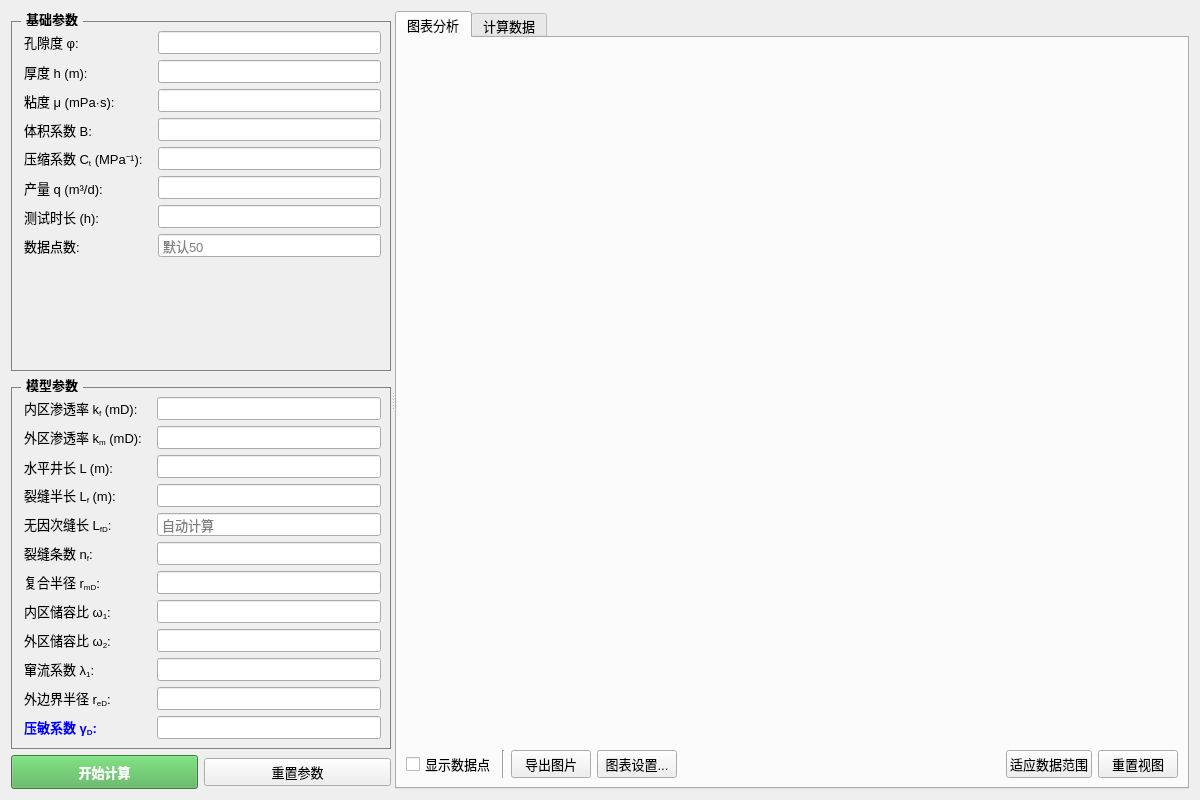
<?xml version="1.0" encoding="UTF-8"?>
<ui version="4.0">
 <class>ModelWidget4</class>
 <widget class="QWidget" name="ModelWidget4">
  <property name="geometry">
   <rect>
    <x>0</x>
    <y>0</y>
    <width>1200</width>
    <height>800</height>
   </rect>
  </property>
  <property name="windowTitle">
   <string>ModelWidget4 - 恒定井储封闭边界</string>
  </property>
  <property name="styleSheet">
   <string notr="true">QWidget { color: black; font-family: &quot;Microsoft YaHei&quot;; font-size: 10pt; } QGroupBox { font-weight: bold; border: 1px solid gray; margin-top: 10px; } QGroupBox::title { subcontrol-origin: margin; left: 10px; padding: 0 3px; } QLineEdit { padding: 2px; } QLabel { padding-right: 5px; }</string>
  </property>
  <layout class="QHBoxLayout" name="horizontalLayout">
   <item>
    <widget class="QSplitter" name="splitter">
     <property name="orientation">
      <enum>Qt::Orientation::Horizontal</enum>
     </property>
     <widget class="QWidget" name="leftPanel" native="true">
      <property name="maximumSize">
       <size>
        <width>380</width>
        <height>16777215</height>
       </size>
      </property>
      <layout class="QVBoxLayout" name="verticalLayout">
       <item>
        <widget class="QGroupBox" name="basicParamGroup">
         <property name="title">
          <string>基础参数</string>
         </property>
         <layout class="QFormLayout" name="formLayout_Base">
          <item row="0" column="0">
           <widget class="QLabel" name="label_phi">
            <property name="text">
             <string>&lt;html&gt;&lt;head/&gt;&lt;body&gt;&lt;p&gt;孔隙度 φ:&lt;/p&gt;&lt;/body&gt;&lt;/html&gt;</string>
            </property>
           </widget>
          </item>
          <item row="0" column="1">
           <widget class="QLineEdit" name="phiEdit"/>
          </item>
          <item row="1" column="0">
           <widget class="QLabel" name="label_h">
            <property name="text">
             <string>厚度 h (m):</string>
            </property>
           </widget>
          </item>
          <item row="1" column="1">
           <widget class="QLineEdit" name="hEdit"/>
          </item>
          <item row="2" column="0">
           <widget class="QLabel" name="label_mu">
            <property name="text">
             <string>粘度 μ (mPa·s):</string>
            </property>
           </widget>
          </item>
          <item row="2" column="1">
           <widget class="QLineEdit" name="muEdit"/>
          </item>
          <item row="3" column="0">
           <widget class="QLabel" name="label_B">
            <property name="text">
             <string>体积系数 B:</string>
            </property>
           </widget>
          </item>
          <item row="3" column="1">
           <widget class="QLineEdit" name="BEdit"/>
          </item>
          <item row="4" column="0">
           <widget class="QLabel" name="label_Ct">
            <property name="text">
             <string>&lt;html&gt;&lt;head/&gt;&lt;body&gt;&lt;p&gt;压缩系数 C&lt;sub&gt;t&lt;/sub&gt; (MPa⁻¹):&lt;/p&gt;&lt;/body&gt;&lt;/html&gt;</string>
            </property>
           </widget>
          </item>
          <item row="4" column="1">
           <widget class="QLineEdit" name="CtEdit"/>
          </item>
          <item row="5" column="0">
           <widget class="QLabel" name="label_q">
            <property name="text">
             <string>产量 q (m³/d):</string>
            </property>
           </widget>
          </item>
          <item row="5" column="1">
           <widget class="QLineEdit" name="qEdit"/>
          </item>
          <item row="6" column="0">
           <widget class="QLabel" name="label_t">
            <property name="text">
             <string>测试时长 (h):</string>
            </property>
           </widget>
          </item>
          <item row="6" column="1">
           <widget class="QLineEdit" name="tEdit"/>
          </item>
          <item row="7" column="0">
           <widget class="QLabel" name="label_points">
            <property name="text">
             <string>数据点数:</string>
            </property>
           </widget>
          </item>
          <item row="7" column="1">
           <widget class="QLineEdit" name="pointsEdit">
            <property name="placeholderText">
             <string>默认50</string>
            </property>
           </widget>
          </item>
         </layout>
        </widget>
       </item>
       <item>
        <widget class="QGroupBox" name="modelParamGroup">
         <property name="title">
          <string>模型参数</string>
         </property>
         <layout class="QFormLayout" name="formLayout_Model">
          <item row="0" column="0">
           <widget class="QLabel" name="label_kf">
            <property name="text">
             <string>&lt;html&gt;&lt;head/&gt;&lt;body&gt;&lt;p&gt;内区渗透率 k&lt;sub&gt;f&lt;/sub&gt; (mD):&lt;/p&gt;&lt;/body&gt;&lt;/html&gt;</string>
            </property>
           </widget>
          </item>
          <item row="0" column="1">
           <widget class="QLineEdit" name="kfEdit"/>
          </item>
          <item row="1" column="0">
           <widget class="QLabel" name="label_km">
            <property name="text">
             <string>&lt;html&gt;&lt;head/&gt;&lt;body&gt;&lt;p&gt;外区渗透率 k&lt;sub&gt;m&lt;/sub&gt; (mD):&lt;/p&gt;&lt;/body&gt;&lt;/html&gt;</string>
            </property>
           </widget>
          </item>
          <item row="1" column="1">
           <widget class="QLineEdit" name="kmEdit"/>
          </item>
          <item row="2" column="0">
           <widget class="QLabel" name="label_L">
            <property name="text">
             <string>水平井长 L (m):</string>
            </property>
           </widget>
          </item>
          <item row="2" column="1">
           <widget class="QLineEdit" name="LEdit"/>
          </item>
          <item row="3" column="0">
           <widget class="QLabel" name="label_Lf">
            <property name="text">
             <string>&lt;html&gt;&lt;head/&gt;&lt;body&gt;&lt;p&gt;裂缝半长 L&lt;sub&gt;f&lt;/sub&gt; (m):&lt;/p&gt;&lt;/body&gt;&lt;/html&gt;</string>
            </property>
           </widget>
          </item>
          <item row="3" column="1">
           <widget class="QLineEdit" name="LfEdit"/>
          </item>
          <item row="4" column="0">
           <widget class="QLabel" name="label_LfD">
            <property name="text">
             <string>&lt;html&gt;&lt;head/&gt;&lt;body&gt;&lt;p&gt;无因次缝长 L&lt;sub&gt;fD&lt;/sub&gt;:&lt;/p&gt;&lt;/body&gt;&lt;/html&gt;</string>
            </property>
           </widget>
          </item>
          <item row="4" column="1">
           <widget class="QLineEdit" name="LfDEdit">
            <property name="readOnly">
             <bool>true</bool>
            </property>
            <property name="placeholderText">
             <string>自动计算</string>
            </property>
           </widget>
          </item>
          <item row="5" column="0">
           <widget class="QLabel" name="label_nf">
            <property name="text">
             <string>&lt;html&gt;&lt;head/&gt;&lt;body&gt;&lt;p&gt;裂缝条数 n&lt;sub&gt;f&lt;/sub&gt;:&lt;/p&gt;&lt;/body&gt;&lt;/html&gt;</string>
            </property>
           </widget>
          </item>
          <item row="5" column="1">
           <widget class="QLineEdit" name="nfEdit"/>
          </item>
          <item row="6" column="0">
           <widget class="QLabel" name="label_rmD">
            <property name="text">
             <string>&lt;html&gt;&lt;head/&gt;&lt;body&gt;&lt;p&gt;复合半径 r&lt;sub&gt;mD&lt;/sub&gt;:&lt;/p&gt;&lt;/body&gt;&lt;/html&gt;</string>
            </property>
           </widget>
          </item>
          <item row="6" column="1">
           <widget class="QLineEdit" name="rmDEdit"/>
          </item>
          <item row="7" column="0">
           <widget class="QLabel" name="label_omga1">
            <property name="text">
             <string>&lt;html&gt;&lt;head/&gt;&lt;body&gt;&lt;p&gt;内区储容比 ω&lt;sub&gt;1&lt;/sub&gt;:&lt;/p&gt;&lt;/body&gt;&lt;/html&gt;</string>
            </property>
           </widget>
          </item>
          <item row="7" column="1">
           <widget class="QLineEdit" name="omga1Edit"/>
          </item>
          <item row="8" column="0">
           <widget class="QLabel" name="label_omga2">
            <property name="text">
             <string>&lt;html&gt;&lt;head/&gt;&lt;body&gt;&lt;p&gt;外区储容比 ω&lt;sub&gt;2&lt;/sub&gt;:&lt;/p&gt;&lt;/body&gt;&lt;/html&gt;</string>
            </property>
           </widget>
          </item>
          <item row="8" column="1">
           <widget class="QLineEdit" name="omga2Edit"/>
          </item>
          <item row="9" column="0">
           <widget class="QLabel" name="label_remda1">
            <property name="text">
             <string>&lt;html&gt;&lt;head/&gt;&lt;body&gt;&lt;p&gt;窜流系数 λ&lt;sub&gt;1&lt;/sub&gt;:&lt;/p&gt;&lt;/body&gt;&lt;/html&gt;</string>
            </property>
           </widget>
          </item>
          <item row="9" column="1">
           <widget class="QLineEdit" name="remda1Edit"/>
          </item>
          <item row="10" column="0">
           <widget class="QLabel" name="label_reD">
            <property name="text">
             <string>&lt;html&gt;&lt;head/&gt;&lt;body&gt;&lt;p&gt;外边界半径 r&lt;sub&gt;eD&lt;/sub&gt;:&lt;/p&gt;&lt;/body&gt;&lt;/html&gt;</string>
            </property>
           </widget>
          </item>
          <item row="10" column="1">
           <widget class="QLineEdit" name="reDEdit"/>
          </item>
          <item row="11" column="0">
           <widget class="QLabel" name="label_gamaD">
            <property name="styleSheet">
             <string notr="true">color: blue; font-weight: bold;</string>
            </property>
            <property name="text">
             <string>&lt;html&gt;&lt;head/&gt;&lt;body&gt;&lt;p&gt;压敏系数 γ&lt;sub&gt;D&lt;/sub&gt;:&lt;/p&gt;&lt;/body&gt;&lt;/html&gt;</string>
            </property>
           </widget>
          </item>
          <item row="11" column="1">
           <widget class="QLineEdit" name="gamaDEdit"/>
          </item>
         </layout>
        </widget>
       </item>
       <item>
        <layout class="QHBoxLayout" name="horizontalLayout_Btns">
         <item>
          <widget class="QPushButton" name="calculateButton">
           <property name="styleSheet">
            <string notr="true">background-color: #4CAF50; color: white; font-weight: bold; padding: 6px;</string>
           </property>
           <property name="text">
            <string>开始计算</string>
           </property>
          </widget>
         </item>
         <item>
          <widget class="QPushButton" name="resetButton">
           <property name="text">
            <string>重置参数</string>
           </property>
          </widget>
         </item>
        </layout>
       </item>
      </layout>
     </widget>
     <widget class="QWidget" name="rightPanel" native="true">
      <layout class="QVBoxLayout" name="rightLayout">
       <item>
        <widget class="QTabWidget" name="tabWidget_Right">
         <property name="currentIndex">
          <number>0</number>
         </property>
         <widget class="QWidget" name="tab_Chart">
          <attribute name="title">
           <string>图表分析</string>
          </attribute>
          <layout class="QVBoxLayout" name="verticalLayout_ChartTab">
           <item>
            <widget class="QWidget" name="chartContainer" native="true">
             <property name="sizePolicy">
              <sizepolicy hsizetype="Expanding" vsizetype="Expanding">
               <horstretch>0</horstretch>
               <verstretch>0</verstretch>
              </sizepolicy>
             </property>
            </widget>
           </item>
           <item>
            <layout class="QHBoxLayout" name="horizontalLayout_ChartTools">
             <item>
              <widget class="QCheckBox" name="checkShowPoints">
               <property name="text">
                <string>显示数据点</string>
               </property>
              </widget>
             </item>
             <item>
              <widget class="Line" name="line">
               <property name="orientation">
                <enum>Qt::Orientation::Vertical</enum>
               </property>
              </widget>
             </item>
             <item>
              <widget class="QPushButton" name="btnExportImage">
               <property name="text">
                <string>导出图片</string>
               </property>
              </widget>
             </item>
             <item>
              <widget class="QPushButton" name="chartSettingsButton">
               <property name="text">
                <string>图表设置...</string>
               </property>
              </widget>
             </item>
             <item>
              <spacer name="horizontalSpacer">
               <property name="orientation">
                <enum>Qt::Orientation::Horizontal</enum>
               </property>
               <property name="sizeHint" stdset="0">
                <size>
                 <width>40</width>
                 <height>20</height>
                </size>
               </property>
              </spacer>
             </item>
             <item>
              <widget class="QPushButton" name="fitToDataButton">
               <property name="text">
                <string>适应数据范围</string>
               </property>
              </widget>
             </item>
             <item>
              <widget class="QPushButton" name="resetViewButton">
               <property name="text">
                <string>重置视图</string>
               </property>
              </widget>
             </item>
            </layout>
           </item>
          </layout>
         </widget>
         <widget class="QWidget" name="tab_Data">
          <attribute name="title">
           <string>计算数据</string>
          </attribute>
          <layout class="QVBoxLayout" name="verticalLayout_DataTab">
           <item>
            <widget class="QTextEdit" name="resultTextEdit">
             <property name="readOnly">
              <bool>true</bool>
             </property>
            </widget>
           </item>
           <item>
            <widget class="QPushButton" name="btnExportData">
             <property name="text">
              <string>导出数据 (.csv)</string>
             </property>
            </widget>
           </item>
          </layout>
         </widget>
        </widget>
       </item>
      </layout>
     </widget>
    </widget>
   </item>
  </layout>
 </widget>
 <resources/>
 <connections/>
</ui>
